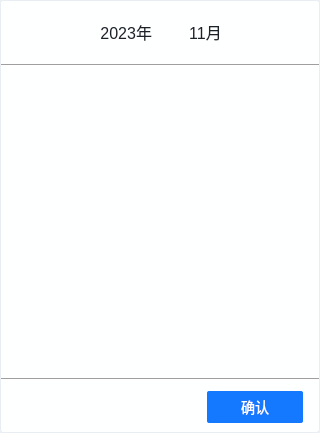
<?xml version="1.0" encoding="UTF-8"?>
<ui version="4.0">
 <class>DatePickerPopup</class>
 <widget class="QWidget" name="DatePickerPopup">
  <property name="geometry">
   <rect>
    <x>0</x>
    <y>0</y>
    <width>320</width>
    <height>433</height>
   </rect>
  </property>
  <property name="windowTitle">
   <string>Form</string>
  </property>
  <layout class="QVBoxLayout" name="verticalLayout">
   <property name="spacing">
    <number>0</number>
   </property>
   <property name="leftMargin">
    <number>0</number>
   </property>
   <property name="topMargin">
    <number>0</number>
   </property>
   <property name="rightMargin">
    <number>0</number>
   </property>
   <property name="bottomMargin">
    <number>0</number>
   </property>
   <item>
    <widget class="QWidget" name="widget" native="true">
     <property name="styleSheet">
      <string notr="true">#widget {
	background: #FEFFFF;
	border: 1px solid #E9EEF5;
	border-radius: 3px;
}

Line {
	background: #E8EBEE;
	border: 1px solid #E9EEF5;
}</string>
     </property>
     <layout class="QVBoxLayout" name="verticalLayout_2">
      <property name="spacing">
       <number>0</number>
      </property>
      <property name="leftMargin">
       <number>1</number>
      </property>
      <property name="topMargin">
       <number>0</number>
      </property>
      <property name="rightMargin">
       <number>1</number>
      </property>
      <property name="bottomMargin">
       <number>0</number>
      </property>
      <item>
       <widget class="QWidget" name="widget_2" native="true">
        <property name="styleSheet">
         <string notr="true">QPushButton {
	width: 24px;
	height: 24px;
	background: transparent;
	border:none;
	border-radius: 4px;
}

QPushButton:pressed {
	background: #032423;
}</string>
        </property>
        <layout class="QHBoxLayout" name="horizontalLayout_2">
         <property name="spacing">
          <number>4</number>
         </property>
         <property name="leftMargin">
          <number>20</number>
         </property>
         <property name="topMargin">
          <number>20</number>
         </property>
         <property name="rightMargin">
          <number>20</number>
         </property>
         <property name="bottomMargin">
          <number>20</number>
         </property>
         <item>
          <widget class="QPushButton" name="btn_left_year">
           <property name="styleSheet">
            <string notr="true">border-image: url(:/icons/images/icon_arrow_left_far.png);</string>
           </property>
           <property name="text">
            <string/>
           </property>
          </widget>
         </item>
         <item>
          <widget class="QPushButton" name="btn_left_month">
           <property name="styleSheet">
            <string notr="true">
border-image: url(:/icons/images/icon_arrow_left.png);</string>
           </property>
           <property name="text">
            <string/>
           </property>
          </widget>
         </item>
         <item>
          <widget class="QWidget" name="widget_5" native="true">
           <property name="sizePolicy">
            <sizepolicy hsizetype="Expanding" vsizetype="Preferred">
             <horstretch>0</horstretch>
             <verstretch>0</verstretch>
            </sizepolicy>
           </property>
           <property name="styleSheet">
            <string notr="true">QLabel {
	color: #1D2129;
	font-size: 16px;
}</string>
           </property>
           <layout class="QHBoxLayout" name="horizontalLayout_3">
            <property name="spacing">
             <number>16</number>
            </property>
            <property name="leftMargin">
             <number>0</number>
            </property>
            <property name="topMargin">
             <number>0</number>
            </property>
            <property name="rightMargin">
             <number>0</number>
            </property>
            <property name="bottomMargin">
             <number>0</number>
            </property>
            <item>
             <widget class="QLabel" name="lab_year">
              <property name="text">
               <string>2023年</string>
              </property>
              <property name="alignment">
               <set>Qt::AlignRight|Qt::AlignTrailing|Qt::AlignVCenter</set>
              </property>
             </widget>
            </item>
            <item>
             <widget class="QLabel" name="lab_month">
              <property name="text">
               <string>11月</string>
              </property>
              <property name="alignment">
               <set>Qt::AlignCenter</set>
              </property>
             </widget>
            </item>
           </layout>
          </widget>
         </item>
         <item>
          <widget class="QPushButton" name="btn_right_month">
           <property name="styleSheet">
            <string notr="true">border-image: url(:/icons/images/icon_arrow_right.png);
</string>
           </property>
           <property name="text">
            <string/>
           </property>
          </widget>
         </item>
         <item>
          <widget class="QPushButton" name="btn_right_year">
           <property name="styleSheet">
            <string notr="true">border-image: url(:/icons/images/icon_arrow_right_far.png);</string>
           </property>
           <property name="text">
            <string/>
           </property>
          </widget>
         </item>
        </layout>
       </widget>
      </item>
      <item>
       <widget class="Line" name="line_2">
        <property name="orientation">
         <enum>Qt::Horizontal</enum>
        </property>
       </widget>
      </item>
      <item>
       <widget class="QWidget" name="widget_3" native="true">
        <property name="sizePolicy">
         <sizepolicy hsizetype="Preferred" vsizetype="Expanding">
          <horstretch>0</horstretch>
          <verstretch>0</verstretch>
         </sizepolicy>
        </property>
        <property name="styleSheet">
         <string notr="true">QTableView {
	gridline-color: transparent;
	background:transparent;
	border:none;
	spacing: 4px;
	padding: 20px 16px 20px 16px;
	color: #C9CDD4;
	font-size: 14px;
	outline:none;
}

QTableView::item {
	height: 40px;
	width: 40px;
	background: transparent;
	outline:none;
	border-radius: 20px;
}

QTableView::item:selected {
	height: 40px;
	width: 40px;
	color: #FFFFFF;
	border-radius: 19px;
	background: #1479FF;
	outline:none;
}

QTableView::item:focus {
	outline:none;
}


QHeaderView {
	height: 40px;
	background-color: transparent;
	border:none;
	font-size: 14px;
	border:none;
	color: #1D2129;
	font-weight: 500;
	margin-bottom:10px;
}

QHeaderView::section {
	background: transparent;
	border:none;
	color: #1D2129;
	font-size: 14px;
	font-weight: 500;
}
</string>
        </property>
        <layout class="QHBoxLayout" name="horizontalLayout_4">
         <property name="spacing">
          <number>0</number>
         </property>
         <property name="leftMargin">
          <number>0</number>
         </property>
         <property name="topMargin">
          <number>0</number>
         </property>
         <property name="rightMargin">
          <number>0</number>
         </property>
         <property name="bottomMargin">
          <number>0</number>
         </property>
         <item>
          <widget class="QTableView" name="tableView">
           <property name="verticalScrollBarPolicy">
            <enum>Qt::ScrollBarAlwaysOff</enum>
           </property>
           <property name="horizontalScrollBarPolicy">
            <enum>Qt::ScrollBarAlwaysOff</enum>
           </property>
           <property name="selectionMode">
            <enum>QAbstractItemView::SingleSelection</enum>
           </property>
           <attribute name="horizontalHeaderDefaultSectionSize">
            <number>40</number>
           </attribute>
           <attribute name="verticalHeaderVisible">
            <bool>false</bool>
           </attribute>
           <attribute name="verticalHeaderDefaultSectionSize">
            <number>40</number>
           </attribute>
          </widget>
         </item>
        </layout>
       </widget>
      </item>
      <item>
       <widget class="Line" name="line">
        <property name="orientation">
         <enum>Qt::Horizontal</enum>
        </property>
       </widget>
      </item>
      <item>
       <widget class="QWidget" name="widget_4" native="true">
        <property name="minimumSize">
         <size>
          <width>0</width>
          <height>52</height>
         </size>
        </property>
        <property name="maximumSize">
         <size>
          <width>16777215</width>
          <height>52</height>
         </size>
        </property>
        <property name="styleSheet">
         <string notr="true">QPushButton {
	background: #1479FF;
	width: 96px;
	height: 32px;
	color: #FFFFFF;
	font-size:14px;
	border:none;
	border-radius:2px;
}

QPushButton:pressed {
	background: #1061CC;
}</string>
        </property>
        <layout class="QHBoxLayout" name="horizontalLayout">
         <property name="spacing">
          <number>0</number>
         </property>
         <property name="leftMargin">
          <number>16</number>
         </property>
         <property name="topMargin">
          <number>10</number>
         </property>
         <property name="rightMargin">
          <number>16</number>
         </property>
         <property name="bottomMargin">
          <number>10</number>
         </property>
         <item>
          <spacer name="horizontalSpacer">
           <property name="orientation">
            <enum>Qt::Horizontal</enum>
           </property>
           <property name="sizeHint" stdset="0">
            <size>
             <width>40</width>
             <height>20</height>
            </size>
           </property>
          </spacer>
         </item>
         <item>
          <widget class="QPushButton" name="btn_today">
           <property name="text">
            <string>确认</string>
           </property>
          </widget>
         </item>
        </layout>
       </widget>
      </item>
     </layout>
    </widget>
   </item>
  </layout>
 </widget>
 <resources/>
 <connections/>
</ui>
